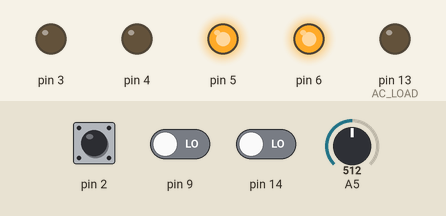
The sketch below on a simulated Arduino Uno, built with avr-gcc and run on an emulated ATmega328P. On the bench: output pins drawn as LEDs (lit = HIGH). Inputs (shaded band) come from the test bench; at power-on: pin 2 LOW, pin 9 LOW, pin 14 LOW, A5 = 512.

Above: at 1.2 s.
1.3 s: pin 2 pulsed HIGH 2 times (0.12 s each, 0.3 s apart)
At 1.9 s:
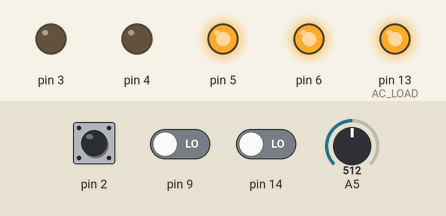
Timing chart, 0 to 4.3 s (numbered marks = the images above; inputs shaded):
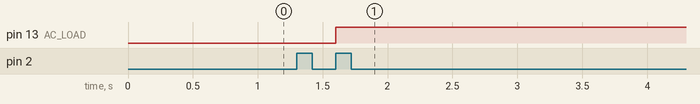

Measured:
- after the input at 1.3 s, pin 13 (AC_LOAD): LOW → HIGH after 0.30 s

The sketch:

phase_angle_control_SSR_ATmega328_softstart.ino
```cpp
#define AC_LOAD 13
volatile int diff;
int val;
long temp;
volatile int rea,rea1,rea2,stab1,stab2,inc;
volatile int update;
void setup()
{
  cli();
  TCCR1A = 0;
  TCCR1B = 0b00000011; //CS10,CS11)  64 pre   2500 diff
  TCNT1  = 0;
  OCR1A = 1600;// = (16*10^6) * (100*10^-6) / 1 (must be <65536) 100us
  update = 1600;
  TIMSK1 = 0b00000000;
  stab2=1020;
  stab1=20;
  rea = 0;
  rea1 = 0;
  rea2 = 0;

  pinMode(3, OUTPUT);
  pinMode(4, OUTPUT);
  pinMode(5, OUTPUT);
  pinMode(6, OUTPUT);
  digitalWrite(3,LOW);
  digitalWrite(4,LOW);
  digitalWrite(5,HIGH);
  digitalWrite(6,HIGH);
  attachInterrupt(0, zero_crosss_int, RISING);
  sei();
  pinMode(AC_LOAD, OUTPUT);
}
void zero_crosss_int()
{
  TIMSK1 = 0b00000000;
  PORTB = 0b00000000;
  diff = TCNT1;
  TCNT1=0;
  OCR1A = update;


  if ( rea > stab2)
  {
    PORTB = 0b00100000;
    //stab1 = 22;
    stab2 = 1019;
    TCNT1=0;
  }
  else if(rea >  stab1)
  {
    stab1 = 20;
    stab2 = 1021;
    TCNT1=0;
    TIMSK1 = 0b00000010;
  }
  else
  {stab1 = 22;}


  if ( PINB & 0b00000010 )  //9 - softstart
  {
    if(rea<rea1)
    {rea++;}
    else //if(rea>rea1)
    {rea--;}
  }
  else
  {rea = rea1;}
}

void loop()
{
  rea2 = analogRead(A5);
  if( PINC & 0b00000001 ) //A0 - 4-20mA
  {
    rea2 = rea2 - 205;
    rea2 = rea2 * 5;
    rea1 = rea2 / 4;
  }
  else
    {rea1 = rea2;}
  val = (1024 - rea) ;
  val = val / 8;
  temp = (diff/8)+1;
  temp = val * temp;
  val = temp /16;
  if(val < 50)
  {update = 50;}
  else if(diff - val < 50 )
  {update = diff + 200;}
  else
  {update = val ;}
}

ISR(TIMER1_COMPA_vect){
  TIMSK1 = 0b00000000;
  PORTB = 0b00100000;
}
```
